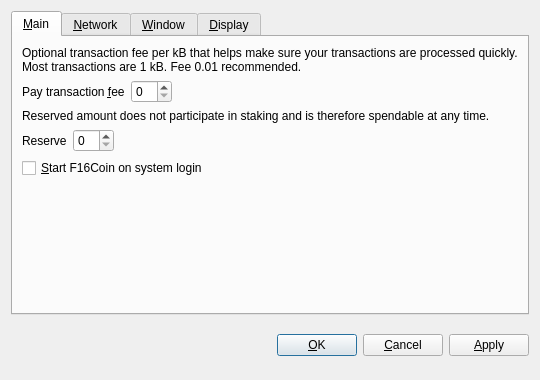
<?xml version="1.0" encoding="UTF-8"?>
<ui version="4.0">
 <class>OptionsDialog</class>
 <widget class="QDialog" name="OptionsDialog">
  <property name="geometry">
   <rect>
    <x>0</x>
    <y>0</y>
    <width>540</width>
    <height>380</height>
   </rect>
  </property>
  <property name="windowTitle">
   <string>Options</string>
  </property>
  <property name="modal">
   <bool>true</bool>
  </property>
  <layout class="QVBoxLayout" name="verticalLayout">
   <item>
    <widget class="QTabWidget" name="tabWidget">
     <property name="tabPosition">
      <enum>QTabWidget::North</enum>
     </property>
     <property name="currentIndex">
      <number>0</number>
     </property>
     <widget class="QWidget" name="tabMain">
      <attribute name="title">
       <string>&amp;Main</string>
      </attribute>
      <layout class="QVBoxLayout" name="verticalLayout_Main">
       <item>
        <widget class="QLabel" name="transactionFeeInfoLabel">
         <property name="text">
          <string>Optional transaction fee per kB that helps make sure your transactions are processed quickly. Most transactions are 1 kB. Fee 0.01 recommended.</string>
         </property>
         <property name="textFormat">
          <enum>Qt::PlainText</enum>
         </property>
         <property name="wordWrap">
          <bool>true</bool>
         </property>
        </widget>
       </item>
       <item>
        <layout class="QHBoxLayout" name="horizontalLayoutFee">
         <item>
          <widget class="QLabel" name="transactionFeeLabel">
           <property name="text">
            <string>Pay transaction &amp;fee</string>
           </property>
           <property name="textFormat">
            <enum>Qt::PlainText</enum>
           </property>
           <property name="buddy">
            <cstring>transactionFee</cstring>
           </property>
          </widget>
         </item>
         <item>
          <widget class="BitcoinAmountField" name="transactionFee"/>
         </item>
         <item>
          <spacer name="horizontalSpacerFee">
           <property name="orientation">
            <enum>Qt::Horizontal</enum>
           </property>
           <property name="sizeHint" stdset="0">
            <size>
             <width>40</width>
             <height>20</height>
            </size>
           </property>
          </spacer>
         </item>
        </layout>
       </item>
       <item>
        <widget class="QLabel" name="reserveBalanceInfoLabel">
         <property name="text">
          <string>Reserved amount does not participate in staking and is therefore spendable at any time.</string>
         </property>
         <property name="textFormat">
          <enum>Qt::PlainText</enum>
         </property>
         <property name="wordWrap">
          <bool>true</bool>
         </property>
        </widget>
       </item>
       <item>
        <layout class="QHBoxLayout" name="horizontalLayoutReserveBalance">
         <item>
          <widget class="QLabel" name="reserveBalanceLabel">
           <property name="text">
            <string>Reserve</string>
           </property>
           <property name="textFormat">
            <enum>Qt::PlainText</enum>
           </property>
           <property name="buddy">
            <cstring>reserveBalance</cstring>
           </property>
          </widget>
         </item>
         <item>
          <widget class="BitcoinAmountField" name="reserveBalance"/>
         </item>
         <item>
          <spacer name="horizontalSpacerReserveBalance">
           <property name="orientation">
            <enum>Qt::Horizontal</enum>
           </property>
           <property name="sizeHint" stdset="0">
            <size>
             <width>40</width>
             <height>20</height>
            </size>
           </property>
          </spacer>
         </item>
        </layout>
       </item>
       <item>
        <widget class="QCheckBox" name="bitcoinAtStartup">
         <property name="toolTip">
          <string>Automatically start F16Coin after logging in to the system.</string>
         </property>
         <property name="text">
          <string>&amp;Start F16Coin on system login</string>
         </property>
        </widget>
       </item>
       <item>
        <spacer name="verticalSpacer_Main">
         <property name="orientation">
          <enum>Qt::Vertical</enum>
         </property>
         <property name="sizeHint" stdset="0">
          <size>
           <width>20</width>
           <height>40</height>
          </size>
         </property>
        </spacer>
       </item>
      </layout>
     </widget>
     <widget class="QWidget" name="tabNetwork">
      <attribute name="title">
       <string>&amp;Network</string>
      </attribute>
      <layout class="QVBoxLayout" name="verticalLayout_Network">
       <item>
        <widget class="QCheckBox" name="mapPortUpnp">
         <property name="toolTip">
          <string>Automatically open the F16Coin client port on the router. This only works when your router supports UPnP and it is enabled.</string>
         </property>
         <property name="text">
          <string>Map port using &amp;UPnP</string>
         </property>
        </widget>
       </item>
       <item>
        <widget class="QCheckBox" name="connectSocks">
         <property name="toolTip">
          <string>Connect to the F16Coin network through a SOCKS proxy (e.g. when connecting through Tor).</string>
         </property>
         <property name="text">
          <string>&amp;Connect through SOCKS proxy:</string>
         </property>
        </widget>
       </item>
       <item>
        <layout class="QHBoxLayout" name="horizontalLayout_Network">
         <item>
          <widget class="QLabel" name="proxyIpLabel">
           <property name="text">
            <string>Proxy &amp;IP:</string>
           </property>
           <property name="textFormat">
            <enum>Qt::PlainText</enum>
           </property>
           <property name="buddy">
            <cstring>proxyIp</cstring>
           </property>
          </widget>
         </item>
         <item>
          <widget class="QValidatedLineEdit" name="proxyIp">
           <property name="maximumSize">
            <size>
             <width>140</width>
             <height>16777215</height>
            </size>
           </property>
           <property name="toolTip">
            <string>IP address of the proxy (e.g. 127.0.0.1)</string>
           </property>
          </widget>
         </item>
         <item>
          <widget class="QLabel" name="proxyPortLabel">
           <property name="text">
            <string>&amp;Port:</string>
           </property>
           <property name="textFormat">
            <enum>Qt::PlainText</enum>
           </property>
           <property name="buddy">
            <cstring>proxyPort</cstring>
           </property>
          </widget>
         </item>
         <item>
          <widget class="QLineEdit" name="proxyPort">
           <property name="maximumSize">
            <size>
             <width>55</width>
             <height>16777215</height>
            </size>
           </property>
           <property name="toolTip">
            <string>Port of the proxy (e.g. 9050)</string>
           </property>
          </widget>
         </item>
         <item>
          <widget class="QLabel" name="socksVersionLabel">
           <property name="text">
            <string>SOCKS &amp;Version:</string>
           </property>
           <property name="textFormat">
            <enum>Qt::PlainText</enum>
           </property>
           <property name="buddy">
            <cstring>socksVersion</cstring>
           </property>
          </widget>
         </item>
         <item>
          <widget class="QValueComboBox" name="socksVersion">
           <property name="toolTip">
            <string>SOCKS version of the proxy (e.g. 5)</string>
           </property>
          </widget>
         </item>
         <item>
          <spacer name="horizontalSpacer_Network">
           <property name="orientation">
            <enum>Qt::Horizontal</enum>
           </property>
           <property name="sizeHint" stdset="0">
            <size>
             <width>40</width>
             <height>20</height>
            </size>
           </property>
          </spacer>
         </item>
        </layout>
       </item>
       <item>
        <spacer name="verticalSpacer_Network">
         <property name="orientation">
          <enum>Qt::Vertical</enum>
         </property>
         <property name="sizeHint" stdset="0">
          <size>
           <width>20</width>
           <height>40</height>
          </size>
         </property>
        </spacer>
       </item>
      </layout>
     </widget>
     <widget class="QWidget" name="tabWindow">
      <attribute name="title">
       <string>&amp;Window</string>
      </attribute>
      <layout class="QVBoxLayout" name="verticalLayout_Window">
       <item>
        <widget class="QCheckBox" name="minimizeToTray">
         <property name="toolTip">
          <string>Show only a tray icon after minimizing the window.</string>
         </property>
         <property name="text">
          <string>&amp;Minimize to the tray instead of the taskbar</string>
         </property>
        </widget>
       </item>
       <item>
        <widget class="QCheckBox" name="minimizeOnClose">
         <property name="toolTip">
          <string>Minimize instead of exit the application when the window is closed. When this option is enabled, the application will be closed only after selecting Quit in the menu.</string>
         </property>
         <property name="text">
          <string>M&amp;inimize on close</string>
         </property>
        </widget>
       </item>
       <item>
        <spacer name="verticalSpacer_Window">
         <property name="orientation">
          <enum>Qt::Vertical</enum>
         </property>
         <property name="sizeHint" stdset="0">
          <size>
           <width>20</width>
           <height>40</height>
          </size>
         </property>
        </spacer>
       </item>
      </layout>
     </widget>
     <widget class="QWidget" name="tabDisplay">
      <attribute name="title">
       <string>&amp;Display</string>
      </attribute>
      <layout class="QVBoxLayout" name="verticalLayout_Display">
       <item>
        <layout class="QHBoxLayout" name="horizontalLayout_1_Display">
         <item>
          <widget class="QLabel" name="langLabel">
           <property name="text">
            <string>User Interface &amp;language:</string>
           </property>
           <property name="textFormat">
            <enum>Qt::PlainText</enum>
           </property>
           <property name="buddy">
            <cstring>lang</cstring>
           </property>
          </widget>
         </item>
         <item>
          <widget class="QValueComboBox" name="lang">
           <property name="toolTip">
            <string>The user interface language can be set here. This setting will take effect after restarting F16Coin.</string>
           </property>
          </widget>
         </item>
        </layout>
       </item>
       <item>
        <layout class="QHBoxLayout" name="horizontalLayout_2_Display">
         <item>
          <widget class="QLabel" name="unitLabel">
           <property name="text">
            <string>&amp;Unit to show amounts in:</string>
           </property>
           <property name="textFormat">
            <enum>Qt::PlainText</enum>
           </property>
           <property name="buddy">
            <cstring>unit</cstring>
           </property>
          </widget>
         </item>
         <item>
          <widget class="QValueComboBox" name="unit">
           <property name="toolTip">
            <string>Choose the default subdivision unit to show in the interface and when sending coins.</string>
           </property>
          </widget>
         </item>
        </layout>
       </item>
       <item>
        <widget class="QCheckBox" name="displayAddresses">
         <property name="toolTip">
          <string>Whether to show F16Coin addresses in the transaction list or not.</string>
         </property>
         <property name="text">
          <string>&amp;Display addresses in transaction list</string>
         </property>
        </widget>
       </item>
       <item>
        <widget class="QCheckBox" name="coinControlFeatures">
         <property name="toolTip">
          <string>Whether to show coin control features or not.</string>
         </property>
         <property name="text">
          <string>Display coin &amp;control features (experts only!)</string>
         </property>
        </widget>
       </item>
       <item>
        <spacer name="verticalSpacer_Display">
         <property name="orientation">
          <enum>Qt::Vertical</enum>
         </property>
         <property name="sizeHint" stdset="0">
          <size>
           <width>20</width>
           <height>40</height>
          </size>
         </property>
        </spacer>
       </item>
      </layout>
     </widget>
    </widget>
   </item>
   <item>
    <layout class="QHBoxLayout" name="horizontalLayout_Buttons">
     <item>
      <spacer name="horizontalSpacer_1">
       <property name="orientation">
        <enum>Qt::Horizontal</enum>
       </property>
       <property name="sizeHint" stdset="0">
        <size>
         <width>40</width>
         <height>48</height>
        </size>
       </property>
      </spacer>
     </item>
     <item>
      <widget class="QLabel" name="statusLabel">
       <property name="font">
        <font>
         <weight>75</weight>
         <bold>true</bold>
        </font>
       </property>
       <property name="text">
        <string/>
       </property>
       <property name="textFormat">
        <enum>Qt::PlainText</enum>
       </property>
       <property name="wordWrap">
        <bool>true</bool>
       </property>
      </widget>
     </item>
     <item>
      <spacer name="horizontalSpacer_2">
       <property name="orientation">
        <enum>Qt::Horizontal</enum>
       </property>
       <property name="sizeHint" stdset="0">
        <size>
         <width>40</width>
         <height>48</height>
        </size>
       </property>
      </spacer>
     </item>
     <item>
      <widget class="QPushButton" name="okButton">
       <property name="text">
        <string>&amp;OK</string>
       </property>
      </widget>
     </item>
     <item>
      <widget class="QPushButton" name="cancelButton">
       <property name="text">
        <string>&amp;Cancel</string>
       </property>
       <property name="autoDefault">
        <bool>false</bool>
       </property>
      </widget>
     </item>
     <item>
      <widget class="QPushButton" name="applyButton">
       <property name="text">
        <string>&amp;Apply</string>
       </property>
       <property name="autoDefault">
        <bool>false</bool>
       </property>
      </widget>
     </item>
    </layout>
   </item>
  </layout>
 </widget>
 <customwidgets>
  <customwidget>
   <class>BitcoinAmountField</class>
   <extends>QSpinBox</extends>
   <header>bitcoinamountfield.h</header>
  </customwidget>
  <customwidget>
   <class>QValueComboBox</class>
   <extends>QComboBox</extends>
   <header>qvaluecombobox.h</header>
  </customwidget>
  <customwidget>
   <class>QValidatedLineEdit</class>
   <extends>QLineEdit</extends>
   <header>qvalidatedlineedit.h</header>
  </customwidget>
 </customwidgets>
 <resources/>
 <connections/>
</ui>
